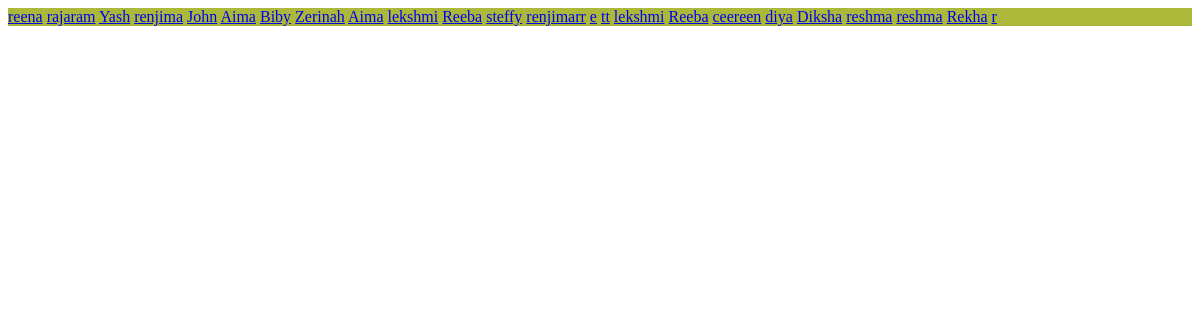
The app's page /studentlink, older data.
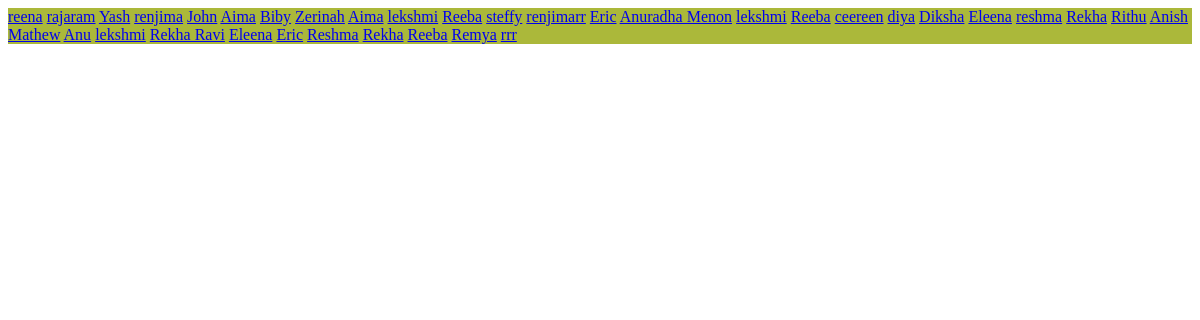
The same page, newer data.
### djangoapp/models.py (models this page shows, shortened)
class student(models.Model):
    name = models.CharField(max_length=20)
    age = models.IntegerField()
    address = models.TextField()
    gender=models.CharField(max_length=10,default="NA")
    class Meta:
        verbose_name_plural ="student details"

### djangoapp/views.py (the view)
# urls.py: path('studentlink',views.studentDatalink,name='studentDatalink'),
def studentDatalink(request):
    students = student.objects.all()
    return render(request, 'djangoapp/studentdata.html', {'students': students})

### djangoapp/templates/djangoapp/studentdata.html (shortened to what this page needs)
<!DOCTYPE html>
{% load static %}
<html lang="en">
<head>
    <link rel="stylesheet" href="{% static 'css/style2.css' %}" >
</head>
<body>
    <div class="stud">
        {% for student in students %}
            <a href="{% url 'studentDetails' student.id %}">{{student.name}}</a>
        {% endfor %}
    </div>
</body>
</html>

Row changes from the older to the newer data that the page shows:
changed student (number 14 of 35 on the later page): name "e" → "Eric"
changed student: name "tt" → "Anuradha Menon"
changed student (number 21 of 35 on the later page): name "reshma" → "Eleena"
changed student: name "r" → "Rithu"
added student: name "Anish Mathew"
added student: name "Anu"
added student: name "lekshmi"
added student: name "Rekha Ravi"
added student: name "Eleena"
added student: name "Eric"
added student: name "Reshma"
added student: name "Rekha"
added student: name "Reeba"
added student: name "Remya"
added student: name "rrr"
